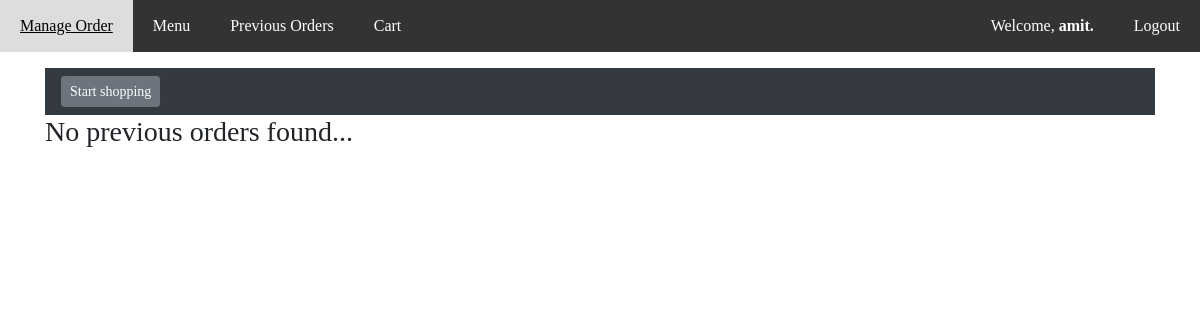
The app's page /user/history (signed in), older data.
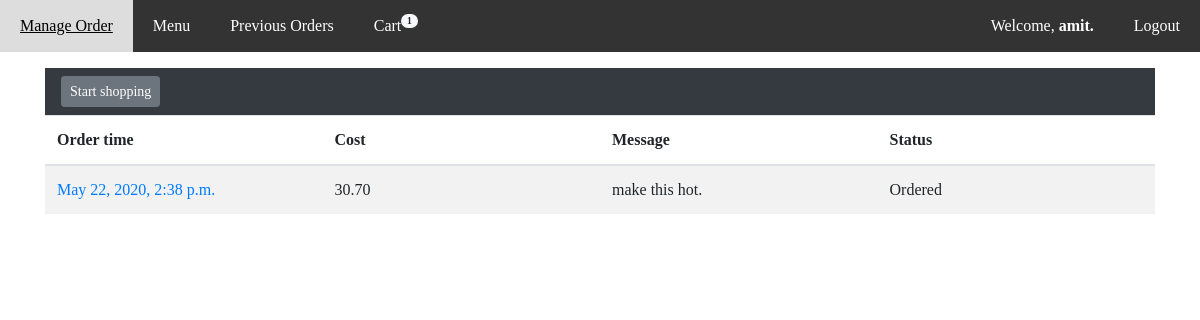
The same page, newer data.
### orders/models.py (models this page shows, shortened)
class OrderDetail(models.Model):
    user = models.ForeignKey(User, on_delete=models.CASCADE, related_name='order')
    orderitems = models.ManyToManyField(IndividualOrderItem, related_name='order')
    orderprice = models.DecimalField(max_digits=6, decimal_places=2, default=0)
    ordertime = models.DateTimeField(default=timezone.datetime.now())
    contact = models.CharField(max_length=50)
    address = models.CharField(max_length=100)
    message = models.CharField(max_length=100, blank=True)
    ORDERED = 'Ordered'
    PREPARING = 'Preparing'
    SHIPPED = 'On Way'
    DELIVERED = 'Delivered'
    STATUS_CHOCIES = (
        (ORDERED, 'Ordered'),
        (PREPARING, 'Preparing'),
        (SHIPPED, 'On Way'),
        (DELIVERED, 'Delivered')
    )
    status = models.CharField(max_length=16, choices=STATUS_CHOCIES, default=ORDERED)

### orders/views.py (the view)
# urls.py: path('user/history', views.order_history, name="order_history"),
@login_required(login_url='accounts:login')
def order_history(request):
    if request.method == 'POST':
        return HttpResponseNotFound()
    context = {
        "orders_list": OrderDetail.objects.filter(user=request.user).order_by('-ordertime')
    }
    context['item_in_cart_count'] = get_total_items_in_cart_count(request)
    return render(request, 'orders/order_history.html', context)

### orders/views.py (called while the page is built)
def get_total_items_in_cart_count(request):
    if not request.user.is_authenticated:
        return 0
    cartitemscount = IndividualCartItem.objects.filter(user=request.user).count()
    return cartitemscount

### orders/templates/orders/order_history.html (shortened to what this page needs)
{% extends 'base_layout.html' %}
{% block content%}
<nav class="navbar sticky-top navbar-dark bg-dark justify-content-between">
    <a class="btn btn-sm btn-secondary my-2 my-sm-0" href="{% url 'orders:menu' %}">Start shopping</a>
</nav>
{% if orders_list and orders_list|length > 0 %}
<table class="table table-striped">
    <thead>
        <tr>
            <th scope="col" style="width: 25%">Order time</th>
            <th scope="col" style="width: 25%">Cost</th>
            <th scope="col" style="width: 25%">Message</th>
            <th scope="col" style="width: 25%">Status</th>
        </tr>
    </thead>
    <tbody>
        {% for order in orders_list %}
        <tr>
            <td><a href="{% url 'orders:order_detail' order.id %}">{{ order.ordertime }}</a></td>
            <td>{{ order.orderprice }}</td>
            <td>{{ order.message }}</td>
            <td>{{ order.status }}</td>
            </tr>
        {% endfor %}
    </tbody>
</table>
{% else%}
<h3>No previous orders found...</h3>
{% endif %}
{% endblock %}

### templates/base_layout.html (shortened to what this page needs)
{% load static %}
<!DOCTYPE html>
<html>
<head>
    <link rel="stylesheet" href="{% static 'styles.css' %}">
    <link rel="stylesheet" href="{% static 'navigationbar.css' %}">
    <link rel="stylesheet" href="https://stackpath.bootstrapcdn.com/bootstrap/4.1.3/css/bootstrap.min.css"
>
</head>
<body>
    <div class="NavigationBar">
        {% block navigationbarbar %}
        {% if user.is_superuser %}
        <a href="{% url 'orders:manage_admin_order' %}">Manage Order</a>
        {% endif %}
        <a href="{% url 'orders:menu' %}" >Menu</a>
        <a href="{% url 'orders:order_history' %}">Previous Orders</a>
        <a href="{% url 'orders:cart' %}">Cart
            {% if item_in_cart_count %}
            <span class="badge badge-pill badge-light" style="font-size: 60%; position: absolute;">{{item_in_cart_count}}</span>
            {% endif %}
        </a>
        {% if user.is_authenticated %}
            <form class="logout-link " action="{% url 'accounts:logout' %}" method="post">
                <button class="button right NavigationBarbutton" type="submit">Logout</button>
            </form>
        <a href="" class="right">Welcome, <strong>{{user}}.</strong></a>
        {% else %}
        <a href="{% url 'accounts:login' %}" class="right">Login</a>
        <a href="{% url 'accounts:signup' %}" class="right">Signup</a>
        {% endif %}
        {% endblock %}
    </div>
    <div class="container mt-3">
        {% block content %}
        {% endblock %}
    </div>
</body>
</html>

Row changes from the older to the newer data that the page shows:
added OrderDetail: ordertime "May 22, 2020, 2:38 p.m.", orderprice "30.70", message "make this hot.", status "Ordered"
Text that changed along with them:
{{ item_in_cart_count }}: (not shown) → "1"
text no longer shown: "No previous orders found..."
text now shown: "Order time Cost Message Status"
